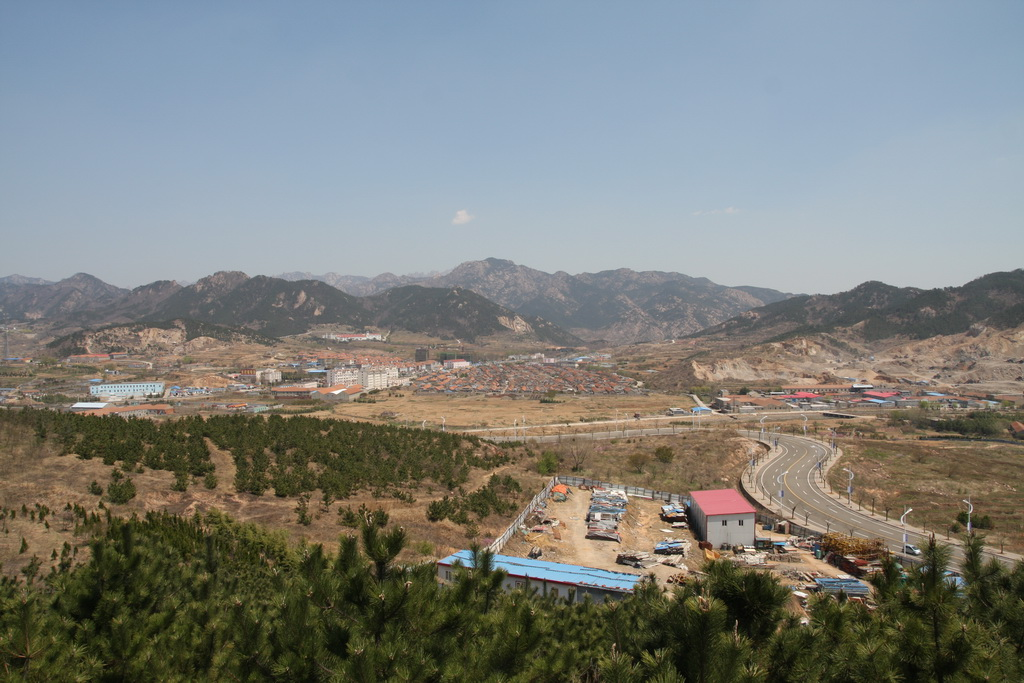
%> input picture Digital_Image_Processing/report/experience05/test/laoshan.jpg, 1024 x 683 px
$ octave wavetest.m   (GNU Octave 9; MATLAB toolbox functions it lacks are replaced by stand-ins)
%> lines starting %> are read from the running program, lines starting %| are printed output that depends on the picture
### Digital_Image_Processing/report/experience05/test/wavefast.m
function [c, s] = wavefast(x, n, varargin)
%WAVEFAST Perform multi-level 2-dimensional fast wavelet transform.
%   [C, L] = WAVEFAST(X, N, LP, HP) performs a 2D N-level FWT of
%   image (or matrix) X with respect to decomposition filters LP and
%   HP.
%
%   [C, L] = WAVEFAST(X, N, WNAME) performs the same operation but
%   fetches filters LP and HP for wavelet WNAME using WAVEFILTER.
%
%   Scale parameter N must be less than or equal to log2 of the
%   maximum image dimension.  Filters LP and HP must be even. To
%   reduce border distortion, X is symmetrically extended. That is,
%   if X = [c1 c2 c3 ... cn] (in 1D), then its symmetric extension
%   would be [... c3 c2 c1 c1 c2 c3 ... cn cn cn-1 cn-2 ...].
%
%   OUTPUTS:
%     Matrix C is a coefficient decomposition vector:
%
%      C = [ a(n) h(n) v(n) d(n) h(n-1) ... v(1) d(1) ]
%
%     where a, h, v, and d are columnwise vectors containing
%     approximation, horizontal, vertical, and diagonal coefficient
%     matrices, respectively.  C has 3n + 1 sections where n is the
%     number of wavelet decompositions.
%
%     Matrix S is an (n+2) x 2 bookkeeping matrix:
%
%      S = [ sa(n, :); sd(n, :); sd(n-1, :); ... ; sd(1, :); sx ]
%
%     where sa and sd are approximation and detail size entries.
%
%   See also WAVEBACK and WAVEFILTER.

%   Copyright 2002-2004 R. C. Gonzalez, R. E. Woods, & S. L. Eddins
%   Digital Image Processing Using MATLAB, Prentice-Hall, 2004
%   $Revision: 1.5 $  $Date: 2003/10/13 01:14:17 $

% Check the input arguments for reasonableness.
error(nargchk(3, 4, nargin));

if nargin == 3
   if ischar(varargin{1})
      [lp, hp] = wavefilter(varargin{1}, 'd');
   else
      error('Missing wavelet name.');
   end
else
      lp = varargin{1};     hp = varargin{2};
end

fl = length(lp);      sx = size(x);

if (ndims(x) ~= 2) | (min(sx) < 2) | ~isreal(x) | ~isnumeric(x)
   error('X must be a real, numeric matrix.');
end

if (ndims(lp) ~= 2) | ~isreal(lp) | ~isnumeric(lp) ...
       | (ndims(hp) ~= 2) | ~isreal(hp) | ~isnumeric(hp) ...
       | (fl ~= length(hp)) | rem(fl, 2) ~= 0
   error(['LP and HP must be even and equal length real, ' ...
          'numeric filter vectors.']);
end

if ~isreal(n) | ~isnumeric(n) | (n < 1) | (n > log2(max(sx)))
   error(['N must be a real scalar between 1 and ' ...
          'log2(max(size((X))).']);
end

% Init the starting output data structures and initial approximation.
c = [];       s = sx;     app = double(x);

% For each decomposition ...
for i = 1:n
   % Extend the approximation symmetrically.
   [app, keep] = symextend(app, fl);

   % Convolve rows with HP and downsample. Then convolve columns
   % with HP and LP to get the diagonal and vertical coefficients.
   rows = symconv(app, hp, 'row', fl, keep);
   coefs = symconv(rows, hp, 'col', fl, keep);
   c = [coefs(:)' c];    s = [size(coefs); s];
   coefs = symconv(rows, lp, 'col', fl, keep);
   c = [coefs(:)' c];

   % Convolve rows with LP and downsample. Then convolve columns
   % with HP and LP to get the horizontal and next approximation
   % coeffcients.
   rows = symconv(app, lp, 'row', fl, keep);
   coefs = symconv(rows, hp, 'col', fl, keep);
   c = [coefs(:)' c];
   app = symconv(rows, lp, 'col', fl, keep);
end

% Append final approximation structures.
c = [app(:)' c];       s = [size(app); s];

%-------------------------------------------------------------------%
function [y, keep] = symextend(x, fl)
% Compute the number of coefficients to keep after convolution
% and downsampling. Then extend x in both dimensions.

keep = floor((fl + size(x) - 1) / 2);
y = padarray(x, [(fl - 1) (fl - 1)], 'symmetric', 'both');

%-------------------------------------------------------------------%
function y = symconv(x, h, type, fl, keep)
% Convolve the rows or columns of x with h, downsample,
% and extract the center section since symmetrically extended.

if strcmp(type, 'row')
   y = conv2(x, h);
   y = y(:, 1:2:end);
   y = y(:, fl / 2 + 1:fl / 2 + keep(2));
else
   y = conv2(x, h');
   y = y(1:2:end, :);
   y = y(fl / 2 + 1:fl / 2 + keep(1), :);
end

### Digital_Image_Processing/report/experience05/test/wave2gray.m
function w = wave2gray(c,  s,  scale,  border)
%WAVE2GRAY Display wavelet decomposition coefficients.
%	W = WAVE2GRAY(C, S, SCALE, BORDER) displays and returns a
%	wavelet coefficient image.
%		EXAMPLES:
%			wave2gray(c, s);						Display w/defaults.
%			foo = wave2gray(c,   s);				Display and return.
%			foo = wave2gray(c,   s, 4);				Magnify the details.
%			foo = wave2gray(c,   s, -4);			Magnify absolute values.
%			foo = wave2gray(c,   s, 1, 'append');	Keep border values.
%
%		INPUTS/OUTPUTS:
%			[C, S] is a wavelet decomposition vector and bookkeeping
%			matrix.
%
%		SCALE				Detail coefficient scaling
%--------------------------------------------------------------------
%		0 or 1      Maximum range (default)
%		2, 3...     Magnify default by the scale factor
%		-1, -2...   Magnify absolute values by abs(scale)
%
%		BORDER			Border between wavelet decompositions
%--------------------------------------------------------------------
%		'absorb'		Border replaces image (default)
%		'append'		Border increases width of image
%
%		Image W:	------- ------ -------------- -------------------
%					|      |      |              |
%					| a(n) | h(n) |              |
%					|      |      |              |
%					------- ------     h(n-1)    |
%					|      |      |              |
%					| v(n) | d(n) |              |      h(n-2)
%					|      |      |              |
%					------- ------ --------------
%					|             |              |
%					|    v(n-1)   |    d(n-1)    |
%					|             |              |
%					-------------- -------------- -------------------
%					|                            |
%					|           v(n-2)           |      d(n-2)
%					|                            |
%
%		Here,  n denotes the decomposition step scale and a, h, v, d are
%		approximation,  horizontal,  vertical, and diagonal detail
%		coefficients,  respectively.

% Check input arguments for  reasonableness.

error(nargchk(2,   4,   nargin));

if (ndims(c) ~= 2)   |   (size(c, 1) ~= 1)
	error('C must be a row vector.'); end

if (ndims(s) ~= 2)   | ~isreal(s)   | ~isnumeric(s)   |   (size(s, 2) ~= 2)
	error('S must be a real, numeric two-column array.'); end

elements = prod(s, 2);

if (length(c) < elements(end))   |   ...
		~(elements(1) + 3 * sum(elements(2:end - 1)) >= elements(end))
	error(['[C S] must be a standard wavelet ' ...
				'decomposition structure.']);
end

if (nargin > 2) & (~isreal(scale) | ~isnumeric(scale))
	error('SCALE must be a real, numeric scalar.');
end

if (nargin > 3) & (~ischar(border))
	error('BORDER must be character string.');
end

if  nargin == 2
	scale =1;    % Default scale.
end

if nargin < 4
	border = 'absorb'; % Default border.
end

% Scale coefficients and determine pad fill.
absflag = scale < 0;
scale = abs(scale);
if scale == 0
	scale = 1;
end

[cd, w] = wavecut('a', c, s);  w = mat2gray(w);
cdx = max(abs(cd(:))) / scale;
if absflag
	cd = mat2gray(abs(cd), [0, cdx]); fill = 0;
else
	cd = mat2gray(cd, [-cdx, cdx]); fill = 0.5;
end

% Build gray image one decomposition at a time.
for i = size(s, 1) - 2:-1:1
	ws = size(w);
	h = wavecopy('h', cd, s, i);
	pad = ws - size(h);    frontporch = round(pad / 2);
	h = padarray(h, frontporch, fill, 'pre');
	h = padarray(h, pad - frontporch, fill, 'post');
	v = wavecopy('v',   cd,   s,   i);
	pad = ws - size(v);            frontporch = round(pad  /  2);
	v = padarray(v,   frontporch,   fill,   'pre');
	v = padarray(v,  pad - frontporch,  fill,   'post');
	d = wavecopy('d',   cd,   s,   i);
	pad = ws - size(d);            frontporch = round(pad  /  2);
	d = padarray(d,   frontporch,   fill,   'pre');
	d = padarray(d,   pad - frontporch,   fill,   'post');
% Add  1   pixel white border.
	switch  lower(border)
		case   'append'
			w =  padarray(w,   [1   1],   1,   'post');
			h = padarray(h,   [1   0],   1,   'post');
			v = padarray(v,   [0  1],   1,   'post');
		case   'absorb'
			w(:,   end)   =  1;         w(end,   :)   =  1;
			h(end,   :)   =  1;          v(:,   end)   =  1;
		otherwise
			error('Unrecognized BORDER parameter.');
		end
	w = [w h; v d];                                          % Concatenate coefs.
end

if nargout   == 0
	imshow(w);                                               % Display  result.
end

### Digital_Image_Processing/report/experience05/test/wavework.m
function [varargout] = wavework(opcode, type, c, s, n, x)
%WAVEWORK is used to edit wavelet decomposition structures.
%   [VARARGOUT] = WAVEWORK(OPCODE, TYPE, C, S, N, X) gets the
%   coefficients specified by TYPE and N for access or modification
%   based on OPCODE.
%
%   INPUTS:
%     OPCODE      Operation to perform
%     --------------------------------------------------------------
%     'copy'      [varargout] = Y = requested (via TYPE and N)
%                 coefficient matrix
%     'cut'       [varargout] = [NC, Y] = New decomposition vector
%                 (with requested coefficient matrix zeroed) AND
%                 requested coefficient matrix
%     'paste'     [varargout] = [NC] = new decomposition vector with
%                 coefficient matrix replaced by X
%
%     TYPE        Coefficient category
%     --------------------------------------------
%     'a'         Approximation coefficients
%     'h'         Horizontal details
%     'v'         Vertical details
%     'd'         Diagonal details
%
%     [C, S] is a wavelet toolbox decomposition structure.
%     N is a decomposition level (Ignored if TYPE = 'a').
%     X is a two-dimensional coefficient matrix for pasting.
%
%   See also WAVECUT, WAVECOPY, and WAVEPASTE.

%   Copyright 2002-2004 R. C. Gonzalez, R. E. Woods, & S. L. Eddins
%   Digital Image Processing Using MATLAB, Prentice-Hall, 2004
%   $Revision: 1.6 $  $Date: 2003/11/21 15:00:18 $

error(nargchk(4, 6, nargin));

if (ndims(c) ~= 2) | (size(c, 1) ~= 1)
   error('C must be a row vector.');
end

if (ndims(s) ~= 2) | ~isreal(s) | ~isnumeric(s) | (size(s, 2) ~= 2)
   error('S must be a real, numeric two-column array.');
end

elements = prod(s, 2);                % Coefficient matrix elements.
if (length(c) < elements(end)) | ...
      ~(elements(1) + 3 * sum(elements(2:end - 1)) >= elements(end))
    error(['[C S] must form a standard wavelet decomposition ' ...
           'structure.']);
end

if strcmp(lower(opcode(1:3)), 'pas') & nargin < 6
   error('Not enough input arguments.');
end

if nargin < 5
   n = 1;      % Default level is 1.
end
nmax = size(s, 1) - 2;                % Maximum levels in [C, S].

aflag = (lower(type(1)) == 'a');
if ~aflag & (n > nmax)
   error('N exceeds the decompositions in [C, S].');
end

switch lower(type(1))                 % Make pointers into C.
case 'a'
   nindex = 1;
   start = 1;    stop = elements(1);    ntst = nmax;
case  {'h', 'v', 'd'}
   switch type
   case 'h', offset = 0;     % Offset to details.
   case 'v', offset = 1;
   case 'd', offset = 2;
   end
   nindex = size(s, 1) - n;      % Index to detail info.
   start = elements(1) + 3 * sum(elements(2:nmax - n + 1)) + ...
           offset * elements(nindex) + 1;
   stop = start + elements(nindex) - 1;
   ntst = n;
otherwise
   error('TYPE must begin with "a", "h", "v", or "d".');
end

switch lower(opcode)                   % Do requested action.
case {'copy', 'cut'}
   y = repmat(0, s(nindex, :));
   y(:) = c(start:stop);    nc = c;
   if strcmp(lower(opcode(1:3)), 'cut')
      nc(start: stop) = 0; varargout = {nc, y};
   else
      varargout = {y};
   end
case 'paste'
   if prod(size(x)) ~= elements(end - ntst)
      error('X is not sized for the requested paste.');
   else
      nc = c;   nc(start:stop) = x(:);   varargout = {nc};
   end
otherwise
   error('Unrecognized OPCODE.');
end

### Digital_Image_Processing/report/experience05/test/wavecopy.m
function y = wavecopy(type, c, s, n)
%WAVECOPY Fetches coefficients of a wavelet decomposition structure.
%   Y = WAVECOPY(TYPE, C, S, N) returns a coefficient array based on
%   TYPE and N.
%
%   INPUTS:
%     TYPE      Coefficient category
%     -------------------------------------
%     'a'       Approximation coefficients
%     'h'       Horizontal details
%     'v'       Vertical details
%     'd'       Diagonal details
%
%     [C, S] is a wavelet data structure.
%     N specifies a decomposition level (ignored if TYPE = 'a').
%
%   See also WAVEWORK, WAVECUT, and WAVEPASTE.

%   Copyright 2002-2004 R. C. Gonzalez, R. E. Woods, & S. L. Eddins
%   Digital Image Processing Using MATLAB, Prentice-Hall, 2004
%   $Revision: 1.4 $  $Date: 2003/10/13 01:20:41 $

error(nargchk(3, 4, nargin));
if nargin == 4
   y = wavework('copy', type, c, s, n);
else
   y = wavework('copy', type, c, s);
end

### Digital_Image_Processing/report/experience05/test/waveback.m
function [varargout] = waveback(c, s, varargin)
%WAVEBACK Performs a multi-level two-dimensional inverse FWT.
%   [VARARGOUT] = WAVEBACK(C, S, VARARGIN) computes a 2D N-level
%   partial or complete wavelet reconstruction of decomposition
%   structure [C, S].
%
%   SYNTAX:
%   Y = WAVEBACK(C, S, 'WNAME');  Output inverse FWT matrix Y
%   Y = WAVEBACK(C, S, LR, HR);   using lowpass and highpass
%                                 reconstruction filters (LR and
%                                 HR) or filters obtained by
%                                 calling WAVEFILTER with 'WNAME'.
%
%   [NC, NS] = WAVEBACK(C, S, 'WNAME', N);  Output new wavelet
%   [NC, NS] = WAVEBACK(C, S, LR, HR, N);   decomposition structure
%                                           [NC, NS] after N step
%                                           reconstruction.
%
%   See also WAVEFAST and WAVEFILTER.

%   Copyright 2002-2004 R. C. Gonzalez, R. E. Woods, & S. L. Eddins
%   Digital Image Processing Using MATLAB, Prentice-Hall, 2004
%   $Revision: 1.5 $  $Date: 2003/10/13 01:29:36 $

% Check the input and output arguments for reasonableness.
error(nargchk(3, 5, nargin));
error(nargchk(1, 2, nargout));

if (ndims(c) ~= 2) | (size(c, 1) ~= 1)
  error('C must be a row vector.');
end

if (ndims(s) ~= 2) | ~isreal(s) | ~isnumeric(s) | (size(s,2) ~= 2)
  error('S must be a real, numeric two-column array.');
end

elements = prod(s, 2);
if (length(c) < elements(end)) | ...
      ~(elements(1) + 3 * sum(elements(2:end - 1)) >= elements(end))
  error(['[C S] must be a standard wavelet ' ...
         'decomposition structure.']);
end

% Maximum levels in [C, S].
nmax = size(s, 1) - 2;
% Get third input parameter and init check flags.
wname = varargin{1};  filterchk = 0;   nchk = 0;

switch nargin
case 3
   if ischar(wname)
      [lp, hp] = wavefilter(wname, 'r');   n = nmax;
   else
      error('Undefined filter.');
   end
   if nargout ~= 1
      error('Wrong number of output arguments.');
   end
case 4
   if ischar(wname)
      [lp, hp] = wavefilter(wname, 'r');
      n = varargin{2};    nchk = 1;
   else
      lp = varargin{1};   hp = varargin{2};
      filterchk = 1;   n = nmax;
      if nargout ~= 1
         error('Wrong number of output arguments.');
      end
   end
case 5
    lp = varargin{1};   hp = varargin{2};   filterchk = 1;
    n = varargin{3};    nchk = 1;
otherwise
    error('Improper number of input arguments.');
end

fl = length(lp);
if filterchk                                        % Check filters.
  if (ndims(lp) ~= 2) | ~isreal(lp) | ~isnumeric(lp) ...
        | (ndims(hp) ~= 2) | ~isreal(hp) | ~isnumeric(hp) ...
        | (fl ~= length(hp)) | rem(fl, 2) ~= 0
      error(['LP and HP must be even and equal length real, ' ...
             'numeric filter vectors.']);
  end
end

if nchk & (~isnumeric(n) | ~isreal(n))          % Check scale N.
    error('N must be a real numeric.');
end
if (n > nmax) | (n < 1)
   error('Invalid number (N) of reconstructions requested.');
end
if (n ~= nmax) & (nargout ~= 2)
   error('Not enough output arguments.');
end

nc = c;    ns = s;    nnmax = nmax;             % Init decomposition.
for i = 1:n
   % Compute a new approximation.
   a = symconvup(wavecopy('a', nc, ns), lp, lp, fl, ns(3, :)) + ...
       symconvup(wavecopy('h', nc, ns, nnmax), ...
                 hp, lp, fl, ns(3, :)) + ...
       symconvup(wavecopy('v', nc, ns, nnmax), ...
                 lp, hp, fl, ns(3, :)) + ...
       symconvup(wavecopy('d', nc, ns, nnmax), ...
                 hp, hp, fl, ns(3, :));

    % Update decomposition.
    nc = nc(4 * prod(ns(1, :)) + 1:end);     nc = [a(:)' nc];
    ns = ns(3:end, :);                       ns = [ns(1, :); ns];
    nnmax = size(ns, 1) - 2;
end

% For complete reconstructions, reformat output as 2-D.
if nargout == 1
    a = nc;   nc = repmat(0, ns(1, :));     nc(:) = a;
end

varargout{1} = nc;
if nargout == 2
   varargout{2} = ns;
end

%-------------------------------------------------------------------%
function z = symconvup(x, f1, f2, fln, keep)
% Upsample rows and convolve columns with f1; upsample columns and
% convolve rows with f2; then extract center assuming symmetrical
% extension.

y = zeros([2 1] .* size(x));      y(1:2:end, :) = x;
y = conv2(y, f1');
z = zeros([1 2] .* size(y));      z(:, 1:2:end) = y;
z = conv2(z, f2);
z = z(fln - 1:fln + keep(1) - 2, fln - 1:fln + keep(2) - 2);

### Digital_Image_Processing/report/experience05/test/wavecut.m
function [nc, y] = wavecut(type, c, s, n)
%WAVECUT Zeroes coefficients in a wavelet decomposition structure.
%   [NC, Y] = WAVECUT(TYPE, C, S, N) returns a new decomposition
%   vector whose detail or approximation coefficients (based on TYPE
%   and N) have been zeroed. The coefficients that were zeroed are
%   returned in Y.
%
%   INPUTS:
%     TYPE      Coefficient category
%     -------------------------------------
%     'a'       Approximation coefficients
%     'h'       Horizontal details
%     'v'       Vertical details
%     'd'       Diagonal details
%
%     [C, S] is a wavelet data structure.
%     N specifies a decomposition level (ignored if TYPE = 'a').
%
%   See also WAVEWORK, WAVECOPY, and WAVEPASTE.

%   Copyright 2002-2004 R. C. Gonzalez, R. E. Woods, & S. L. Eddins
%   Digital Image Processing Using MATLAB, Prentice-Hall, 2004
%   $Revision: 1.4 $  $Date: 2003/10/13 01:20:09 $

error(nargchk(3, 4, nargin));
if nargin == 4
   [nc, y] = wavework('cut', type, c, s, n);
else
   [nc, y] = wavework('cut', type, c, s);
end

### Digital_Image_Processing/report/experience05/test/wavefilter.m
function [varargout]=wavefilter(wname,type)
error(nargchk(1,2,nargin));
if(nargin==1 & nargout ~=4) | (nargin==2 & nargout~=2)
    error('Invalid number of output arguments.');
end
if nargin==1 & ~ischar(wname)
    error('WNAME must be a string.');
end
if nargin==2 & ~ischar(type)
    error('TYPE must be a string.');
end

switch lower(wname)
    case {'haar','db1'}
        ld=[1 1]/sqrt(2); hd=[-1 1]/sqrt(2);
        lr=ld;            hr=-hd;
    case 'db4'
        ld=[-1.059740178499728e-002 3.288301166698295e-002 3.084138183598697e-002 -1.870348117188811e-001 ...
            -2.798376941698385e-002 6.308807679295904e-001 7.148465705525415e-001 2.303778133088552e-001];
        t=[0:7];
        hd=ld; hd(end:-1:1)=cos(pi*t).*ld;
        lr=ld; lr(end:-1:1)=ld;
        hr=cos(pi*t).*ld;

    case 'sym4'
        ld=[-7.576571478927333e-002 -2.963552764599851e-002 4.976186676320155e-001 8.037387518059161e-001 ...
            2.978577956052774e-001  -9.921954357684722e-002 -1.260396726203783e-002 3.222310060404270e-002];
        t=[0:7];
        hd=ld; hd(end:-1:1)=cos(pi*t).*ld;
        lr=ld; lr(end:-1:1)=ld;
        hr=cos(pi*t).*ld;
    case 'bior6.8'
        ld=[0 1.908831736481291e-003 -1.9142861290088767e-003 -1.699063986760234e-002 1.1934565279772926e-002 ...
            4.973290349094079e-002 -7.726317316720414e-002 -9.405920349573646e-002 4.207962846098268e-001 ...
            8.259229974584023e-001 4.207962846098268e-001 -9.405920349573646e-002 -7.726317316720414e-002 ...
            4.973290349094079e-002 1.193456527972926e-002 -1.699063986760234e-002 -1.914286129088767e-003 ...
            1.908831736481291e-003];
        hd=[0 0 0 1.442628250562444e-002 -1.446750489679015e-002 -7.872200106262882e-002 4.036797903033992e-002 ...
            4.178491091502746e-001 -7.589077294536542e-001 4.178491091502746e-001 4.036797903033992e-002 ...
            -7.872200106262882e-002 -1.446750489679015e-002 1.442628250562444e-002 0 0 0 0];
        t=[0:17];
        lr=cos(pi*(t+1)).*hd;
        hr=cos(pi*t).*ld;

    case 'jpeg9.7'
        ld=[0 0.02674875741080976 -0.01686411844287495 -0.07822326652898785 0.2668641184428723 ...
            0.6029490182363579 0.2668641184428723 -0.07822326652898785 -0.01686411844287495  ...
            0.02674875741080976];
        hd=[0 -0.09127176311424948 0.05754352622849957 0.5912717631142470 -1.115087052456994 ...
            0.5912717631142470 0.05754352622849957 -0.09127176311424948 0 0];
        t=[0:9];
        lr=cos(pi*(t+1)).*hd;
        hr=cos(pi*t).*ld;
    otherwise
        error('Unrecongizable wavelet name (WNAME).');
end
if(nargin==1)
    varargout(1:4)={ld,hd,lr,hr};
else
    switch lower(type(1))
        case 'd'
            varargout={ld,hd};
        case 'r'
            varargout={lr,hr};
        otherwise
            error('Unrecongizable filter TYPE.');
    end
end

### Digital_Image_Processing/report/experience05/code/wavetest.m
f=rgb2gray(imread('laoshan.jpg'));
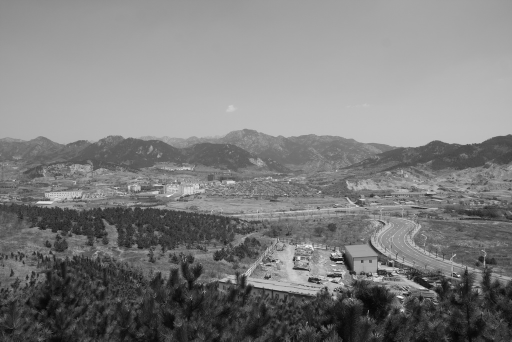
%> f: size 683x1024 uint8 (shown at 1/2 size); min 2, max 254, mean 125.9
imshow(f);
[c,s]=wavefast(f,1,'sym4');
%> in wavefast, `[lp, hp] = wavefilter(varargin{1}, 'd');`: lp = [-0.0758 -0.0296 0.498 0.804 0.298 -0.0992 -0.0126 0.0322]; hp = [-0.0322 -0.0126 0.0992 0.298 -0.804 0.498 0.0296 -0.0758]
%> the loop in wavefast, `for i = 1:n` made 1 pass
%> keep on pass 1: [345 515]
%> pass 1, in symextend, `y = padarray(x, [(fl - 1) (fl - 1)], 'symmetric', 'both');`:
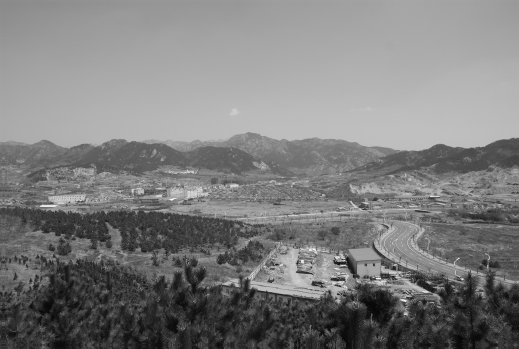
%> y: size 697x1038 double (shown at 1/2 size); min 2, max 254, mean 125.2
%> pass 1, in symconv, `y = conv2(x, h);`:
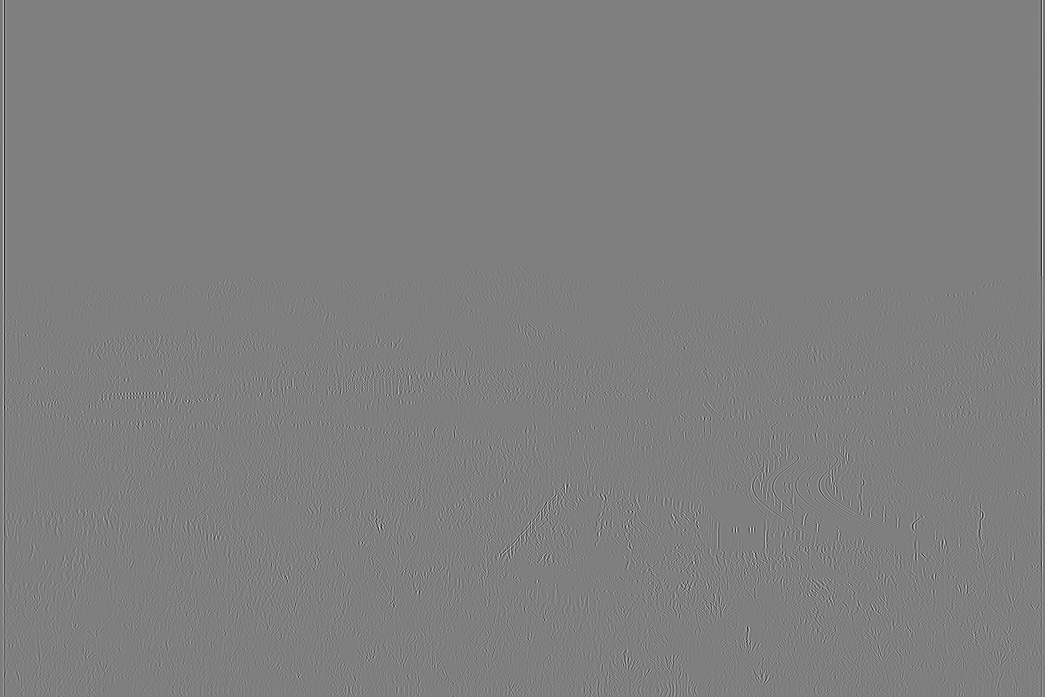
%> y: size 697x1045 double; min -104.4, max 104.4, mean 0; drawn with min black and max white
%> in wavefast, `s = [size(app); s]`: s = [345 515; 345 515; 683 1024]
%> s = [345 515; 345 515; 683 1024]
%> (the rest of the program and of its run is left out)
